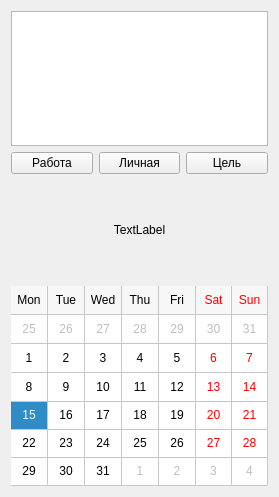
<?xml version="1.0" encoding="UTF-8"?>
<ui version="4.0">
 <class>new_edit_form</class>
 <widget class="QWidget" name="new_edit_form">
  <property name="geometry">
   <rect>
    <x>0</x>
    <y>0</y>
    <width>279</width>
    <height>497</height>
   </rect>
  </property>
  <property name="minimumSize">
   <size>
    <width>0</width>
    <height>40</height>
   </size>
  </property>
  <property name="windowTitle">
   <string>Form</string>
  </property>
  <layout class="QGridLayout" name="gridLayout">
   <item row="0" column="0">
    <widget class="QPlainTextEdit" name="plainTextEdit">
     <property name="verticalScrollBarPolicy">
      <enum>Qt::ScrollBarAlwaysOff</enum>
     </property>
     <property name="horizontalScrollBarPolicy">
      <enum>Qt::ScrollBarAlwaysOff</enum>
     </property>
     <property name="undoRedoEnabled">
      <bool>false</bool>
     </property>
     <property name="lineWrapMode">
      <enum>QPlainTextEdit::WidgetWidth</enum>
     </property>
    </widget>
   </item>
   <item row="1" column="0">
    <layout class="QHBoxLayout" name="horizontalLayout_2">
     <item>
      <widget class="QPushButton" name="pushButton">
       <property name="text">
        <string>Работа</string>
       </property>
      </widget>
     </item>
     <item>
      <widget class="QPushButton" name="pushButton_2">
       <property name="text">
        <string>Личная</string>
       </property>
      </widget>
     </item>
     <item>
      <widget class="QPushButton" name="pushButton_3">
       <property name="text">
        <string>Цель</string>
       </property>
      </widget>
     </item>
    </layout>
   </item>
   <item row="2" column="0">
    <layout class="QVBoxLayout" name="verticalLayout" stretch="1,4">
     <property name="sizeConstraint">
      <enum>QLayout::SetDefaultConstraint</enum>
     </property>
     <item>
      <widget class="QLabel" name="label">
       <property name="minimumSize">
        <size>
         <width>0</width>
         <height>100</height>
        </size>
       </property>
       <property name="text">
        <string>TextLabel</string>
       </property>
       <property name="scaledContents">
        <bool>true</bool>
       </property>
       <property name="alignment">
        <set>Qt::AlignCenter</set>
       </property>
      </widget>
     </item>
     <item>
      <widget class="QCalendarWidget" name="calendarWidget">
       <property name="minimumSize">
        <size>
         <width>0</width>
         <height>200</height>
        </size>
       </property>
       <property name="minimumDate">
        <date>
         <year>2015</year>
         <month>12</month>
         <day>30</day>
        </date>
       </property>
       <property name="maximumDate">
        <date>
         <year>2100</year>
         <month>12</month>
         <day>31</day>
        </date>
       </property>
       <property name="gridVisible">
        <bool>true</bool>
       </property>
       <property name="selectionMode">
        <enum>QCalendarWidget::SingleSelection</enum>
       </property>
       <property name="horizontalHeaderFormat">
        <enum>QCalendarWidget::ShortDayNames</enum>
       </property>
       <property name="verticalHeaderFormat">
        <enum>QCalendarWidget::NoVerticalHeader</enum>
       </property>
       <property name="navigationBarVisible">
        <bool>false</bool>
       </property>
       <property name="dateEditEnabled">
        <bool>true</bool>
       </property>
       <property name="dateEditAcceptDelay">
        <number>1530</number>
       </property>
      </widget>
     </item>
    </layout>
   </item>
  </layout>
 </widget>
 <resources/>
 <connections/>
</ui>
